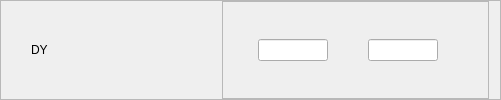
              <widget class="QFrame" name="fDY">
               <property name="frameShape">
                <enum>QFrame::StyledPanel</enum>
               </property>
               <property name="frameShadow">
                <enum>QFrame::Raised</enum>
               </property>
               <layout class="QHBoxLayout" name="horizontalLayout_12">
                <property name="leftMargin">
                 <number>30</number>
                </property>
                <property name="topMargin">
                 <number>0</number>
                </property>
                <property name="bottomMargin">
                 <number>0</number>
                </property>
                <item>
                 <widget class="QLabel" name="label_24">
                  <property name="minimumSize">
                   <size>
                    <width>185</width>
                    <height>0</height>
                   </size>
                  </property>
                  <property name="maximumSize">
                   <size>
                    <width>185</width>
                    <height>150</height>
                   </size>
                  </property>
                  <property name="styleSheet">
                   <string notr="true">font: 14pt &quot;Segoe UI&quot;;</string>
                  </property>
                  <property name="text">
                   <string>DY</string>
                  </property>
                  <property name="alignment">
                   <set>Qt::AlignLeading|Qt::AlignLeft|Qt::AlignVCenter</set>
                  </property>
                 </widget>
                </item>
                <item>
                 <widget class="QFrame" name="frame_24">
                  <property name="frameShape">
                   <enum>QFrame::StyledPanel</enum>
                  </property>
                  <property name="frameShadow">
                   <enum>QFrame::Raised</enum>
                  </property>
                  <layout class="QHBoxLayout" name="horizontalLayout_13">
                   <property name="spacing">
                    <number>0</number>
                   </property>
                   <property name="leftMargin">
                    <number>35</number>
                   </property>
                   <property name="topMargin">
                    <number>0</number>
                   </property>
                   <property name="rightMargin">
                    <number>50</number>
                   </property>
                   <property name="bottomMargin">
                    <number>0</number>
                   </property>
                   <item>
                    <widget class="QLineEdit" name="min_DY">
                     <property name="maximumSize">
                      <size>
                       <width>70</width>
                       <height>16777215</height>
                      </size>
                     </property>
                     <property name="focusPolicy">
                      <enum>Qt::StrongFocus</enum>
                     </property>
                     <property name="styleSheet">
                      <string notr="true"/>
                     </property>
                     <property name="alignment">
                      <set>Qt::AlignCenter</set>
                     </property>
                     <property name="placeholderText">
                      <string/>
                     </property>
                    </widget>
                   </item>
                   <item>
                    <spacer name="horizontalSpacer">
                     <property name="orientation">
                      <enum>Qt::Horizontal</enum>
                     </property>
                     <property name="sizeType">
                      <enum>QSizePolicy::Expanding</enum>
                     </property>
                     <property name="sizeHint" stdset="0">
                      <size>
                       <width>40</width>
                       <height>20</height>
                      </size>
                     </property>
                    </spacer>
                   </item>
                   <item>
                    <widget class="QLineEdit" name="max_DY">
                     <property name="maximumSize">
                      <size>
                       <width>70</width>
                       <height>16777215</height>
                      </size>
                     </property>
                     <property name="focusPolicy">
                      <enum>Qt::StrongFocus</enum>
                     </property>
                     <property name="alignment">
                      <set>Qt::AlignCenter</set>
                     </property>
                     <property name="placeholderText">
                      <string/>
                     </property>
                    </widget>
                   </item>
                  </layout>
                 </widget>
                </item>
               </layout>
              </widget>
